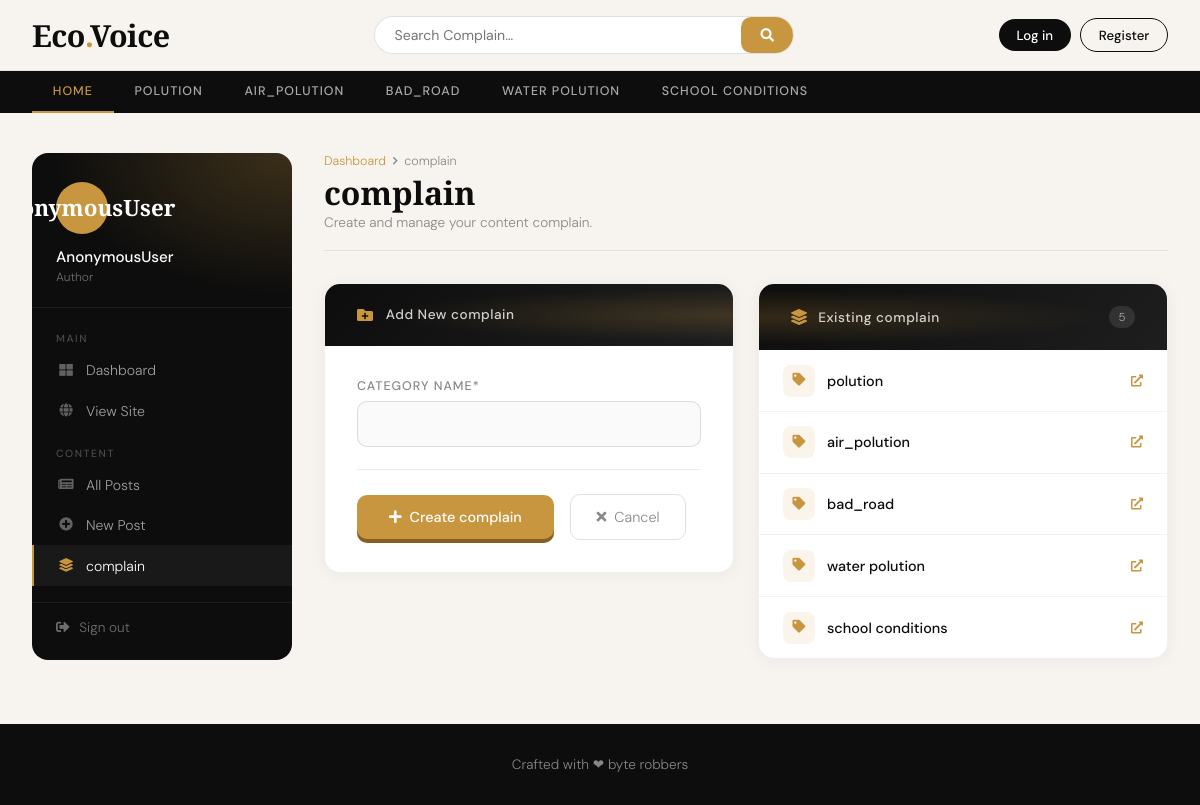
The page /dashboard/categories/add/ on the database its author committed.
### complains/models.py (models this page shows, shortened)
class Category(models.Model):
    Category_name = models.CharField(max_length=50 , unique=True)
    created_at = models.DateTimeField(auto_now_add=True)
    updated_at = models.DateTimeField(auto_now=True)
    class Meta:
        verbose_name_plural = 'categories'

### dashboards/views.py (the view)
# urls.py: path('categories/add/', views.add_category, name='add_category'),
def add_category(request):
    if request.method == 'POST':
        form = CategoryForm(request.POST)
        if form.is_valid():
            form.save()
            return redirect('categories')
    form = CategoryForm()
    context = {
        'form': form,
    }
    return render(request, 'dashboard/add_category.html', context)

### dashboards/forms.py
class CategoryForm(forms.ModelForm):
    class Meta:
        model = Category
        fields = '__all__'

### complains/context_processors.py (called while the page is built)
def get_categories(request):
    categories = Category.objects.all()
    return dict(categories=categories)

### templates/dashboard/add_category.html (shortened to what this page needs)
{% extends 'base.html' %}
{% load static %}
{% load crispy_forms_tags %}
{% block content %}
<div class="dash-wrap">
    <aside class="dash-sidebar">
        <div class="sidebar-user">
            <div class="user-avatar-lg">{{ user }}</div>
            <div class="sidebar-user-name">{{ user }}</div>
            <div class="sidebar-user-role">Author</div>
        </div>
        <nav class="sidebar-nav">
            <div class="sidebar-nav-label">Main</div>
            <a href="{% url 'dashboard' %}">
                <i class="fas fa-th-large"></i> Dashboard
            </a>
            <a href="{% url 'home' %}">
                <i class="fas fa-globe"></i> View Site
            </a>
            <div class="sidebar-nav-label" style="margin-top:0.5rem;">Content</div>
            <a href="{% url 'posts' %}">
                <i class="fas fa-newspaper"></i> All Posts
            </a>
            <a href="{% url 'add_post' %}">
                <i class="fas fa-plus-circle"></i> New Post
            </a>
            <a href="{% url 'categories' %}" class="active">
                <i class="fas fa-layer-group"></i> complain
            </a>
        </nav>
        <div class="sidebar-bottom">
            <a href="{% url 'logout' %}">
                <i class="fas fa-sign-out-alt"></i> Sign out
            </a>
        </div>
    </aside>
    <div class="dash-main">
        <div class="page-header">
            <div class="page-header-left">
                <div class="breadcrumb-trail">
                    <a href="{% url 'dashboard' %}">Dashboard</a>
                    <i class="fas fa-chevron-right"></i>
                    <span>complain</span>
                </div>
                <h1>complain</h1>
                <p>Create and manage your content complain.</p>
            </div>
        </div>
        <div class="content-grid">
            <div class="form-card">
                <div class="form-card-header">
                    <i class="fas fa-folder-plus"></i>
                    <span>Add New complain</span>
                </div>
                <div class="form-card-body">
                    <form action="{% url 'add_category' %}" method="POST">
                        {{ form|crispy }}
                        <div class="form-actions">
                            <button type="submit" class="btn-submit">
                                <i class="fas fa-plus"></i> Create complain
                            </button>
                            <a href="{% url 'dashboard' %}" class="btn-cancel">
                                <i class="fas fa-times"></i> Cancel
                            </a>
                        </div>
                    </form>
                </div>
            </div>
            <div class="cat-card">
                <div class="cat-card-header">
                    <div class="cat-card-header-left">
                        <i class="fas fa-layer-group"></i>
                        <span>Existing complain</span>
                    </div>
                    <span class="cat-count-badge">{{ categories|length }}</span>
                </div>
                <div class="cat-card-body">
                    {% if categories %}
                        {% for cat in categories %}
                        <div class="cat-item">
                            <div class="cat-item-left">
                                <div class="cat-icon">
                                    <i class="fas fa-tag"></i>
                                </div>
                                <span class="cat-name">{{ cat.Category_name }}</span>
                            </div>
                            <a href="{% url 'complains:posts_by_category' cat.id %}"
                               style="font-size:0.75rem; color:var(--accent); text-decoration:none;"
                               title="View posts">
                                <i class="fas fa-external-link-alt"></i>
                            </a>
                        </div>
                        {% endfor %}
                    {% else %}
                        <div class="cat-empty">
                            <i class="fas fa-folder-open"></i>
                            <p>No complain yet. Create your first one!</p>
                        </div>
                    {% endif %}
                </div>
            </div>
        </div>
    </div>
</div>
{% endblock %}

### templates/base.html (shortened to what this page needs)
{% load static %}
<!DOCTYPE html>
<html lang="en">
<head>
    <link rel="stylesheet" href="https://cdnjs.cloudflare.com/ajax/libs/font-awesome/5.15.4/css/all.min.css">
    <link href="{% static 'css/blog.css' %}" rel="stylesheet">
</head>
<body>
    <header class="site-header">
        <div class="header-inner">
            <a class="site-logo" href="/">Eco<span>.</span>Voice</a>
            <div class="search-wrap">
                <form action="{% url 'search' %}" method="GET">
                    <input name="keyword" value="{{keyword}}" type="text" placeholder="Search Complain…" />
                    <button type="submit"><i class="fas fa-search"></i></button>
                </form>
            </div>
            <div class="header-auth">
                {% if not user.is_authenticated %}
                    <a class="btn-auth login" href="{% url 'login' %}">Log in</a>
                    <a class="btn-auth register" href="{% url 'register' %}">Register</a>
                {% else %}
                    <a class="btn-auth dash" href="{% url 'dashboard' %}"><i class="fas fa-th-large"></i> complain-Dashboard</a>
                    <a class="btn-auth out" href="{% url 'logout' %}">Log out</a>
                {% endif %}
            </div>
        </div>
    </header>
    <nav class="cat-nav">
        <div class="cat-nav-inner">
            <a href="{% url 'home' %}">Home</a>
            {% for cat in categories %}
            <a href="{% url 'complains:posts_by_category' cat.id %}">{{ cat.Category_name }}</a>
            {% endfor %}
        </div>
    </nav>
    <main class="site-main">
        {% block content %}
        {% endblock %}
    </main>
    <footer class="site-footer">
        <p>Crafted with &#10084 byte robbers </p>
    </footer>
</body>
</html>

### hackathon_main/static/css/blog.css (style rules this page uses)
h1, h2, h3, h4, h5, h6 { font-family: "Playfair Display", Georgia, "Times New Roman", serif; }
button { --button_radius: 0.75em; --button_color: #e8e8e8; --button_outline_color: #000000; font-size: 17px; font-weight: bold; border: none; cursor: pointer; border-radius: var(--button_radius); background: var(--button_outline_color); }

### templates/base.html (style rules this page uses)
:root { --ink: #0d0d0d; --paper: #f7f4ef; --accent: #c8963e; --accent2: #2d5a6e; --muted: #888; --card-radius: 12px; }
* { margin: 0; padding: 0; box-sizing: border-box; }
body { background: var(--paper); color: var(--ink); font-family: 'DM Sans', sans-serif; font-weight: 300; min-height: 100vh; }
.site-header { position: sticky; top: 0; z-index: 100; background: rgba(247,244,239,0.92); backdrop-filter: blur(12px); -webkit-backdrop-filter: blur(12px); border-bottom: 1px solid rgba(0,0,0,0.08); }
.header-inner { max-width: 1280px; margin: 0 auto; padding: 0 2rem; height: 70px; display: flex; align-items: center; gap: 2rem; }
.site-logo { font-family: 'Cormorant Garamond', serif; font-size: 1.9rem; font-weight: 700; color: var(--ink); text-decoration: none; letter-spacing: -0.5px; white-space: nowrap; flex-shrink: 0; }
.site-logo span { color: var(--accent); }
.search-wrap { flex: 1; max-width: 420px; margin: 0 auto; }
.search-wrap form { display: flex; background: #fff; border: 1.5px solid rgba(0,0,0,0.12); border-radius: 50px; overflow: hidden; transition: border-color 0.2s; }
.search-wrap input { flex: 1; border: none; outline: none; padding: 0.55rem 1.2rem; background: transparent; font-family: 'DM Sans', sans-serif; font-size: 0.88rem; color: var(--ink); }
.search-wrap button { border: none; background: var(--accent); color: #fff; padding: 0 1.2rem; cursor: pointer; font-size: 0.85rem; font-family: 'DM Sans', sans-serif; transition: background 0.2s; }
.header-auth { display: flex; gap: 0.6rem; align-items: center; flex-shrink: 0; }
.btn-auth { display: inline-block; padding: 0.45rem 1.1rem; border-radius: 50px; font-family: 'DM Sans', sans-serif; font-size: 0.83rem; font-weight: 500; text-decoration: none; transition: all 0.2s; }
.btn-auth.login { background: var(--ink); color: #fff; }
.btn-auth.register { border: 1.5px solid var(--ink); color: var(--ink); }
.cat-nav { background: var(--ink); overflow-x: auto; scrollbar-width: none; }
.cat-nav-inner { max-width: 1280px; margin: 0 auto; padding: 0 2rem; display: flex; gap: 0; }
.cat-nav a { display: inline-block; padding: 0.75rem 1.3rem; color: rgba(255,255,255,0.65); text-decoration: none; font-size: 0.78rem; font-weight: 500; letter-spacing: 0.08em; text-transform: uppercase; white-space: nowrap; transition: all 0.2s; border-bottom: 2px solid transparent; }
.cat-nav a:first-child { color: var(--accent); border-bottom-color: var(--accent); }
.site-main { max-width: 1280px; margin: 0 auto; padding: 2.5rem 2rem 4rem; }
.site-footer { background: var(--ink); color: rgba(255,255,255,0.5); text-align: center; padding: 2rem; font-size: 0.85rem; }

### rows shown on the page
Category: Category_name "POLUTION", Category_name "polution"
Category: Category_name "AIR_POLUTION", Category_name "air_polution"
Category: Category_name "BAD_ROAD", Category_name "bad_road"
Category: Category_name "WATER POLUTION", Category_name "water polution"
Category: Category_name "SCHOOL CONDITIONS", Category_name "school conditions"

### other values the page prints
{{ user }} "AnonymousUser"
{{ categories|length }} "5"
